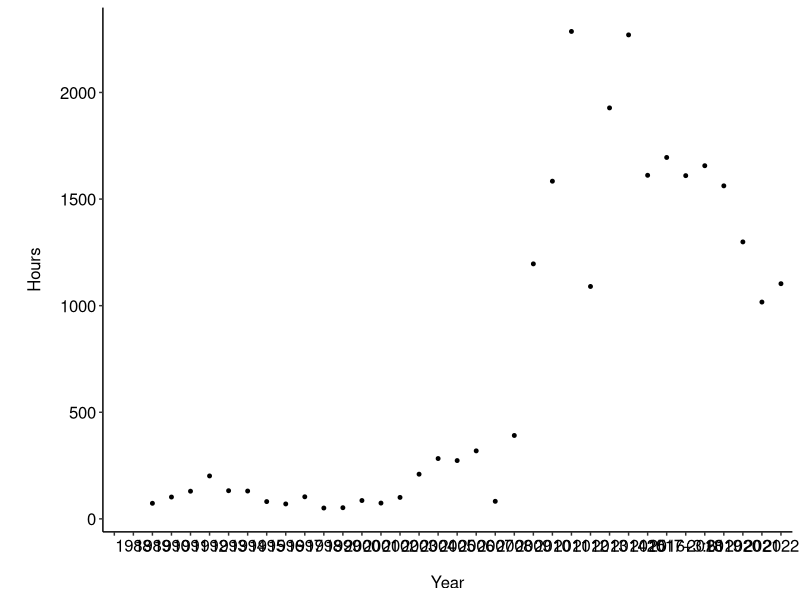
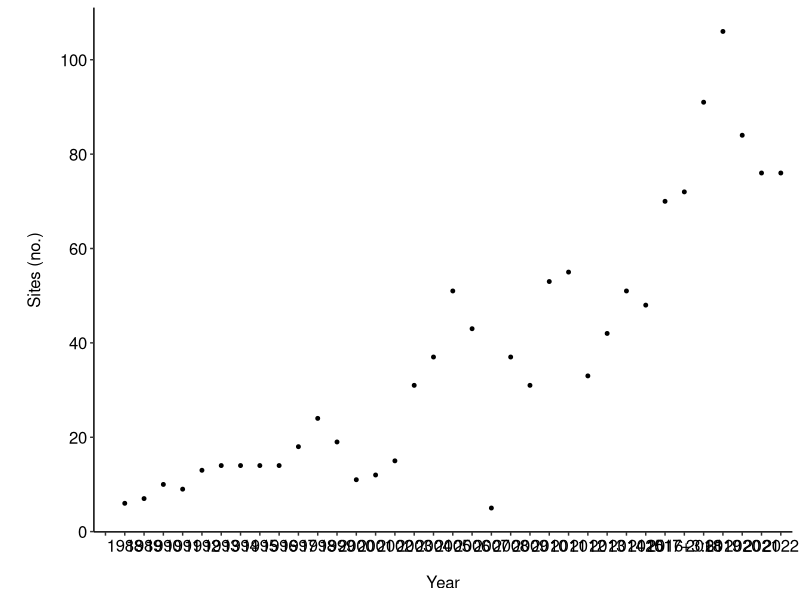
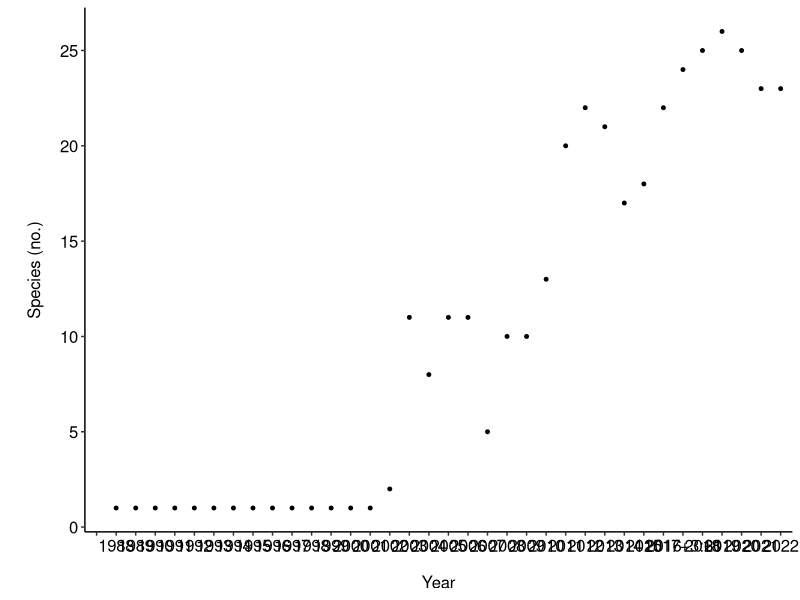

Source code (R) for these figures, in order: (Note: this script raises an error after producing the figures.)
## Plotting of Invasives work started by N. Fisichelli March 2019
## Revised by K. Lima June 2023


#------------------------------------------------#
####           Packages Required              ####
#------------------------------------------------#

library(tidyverse)
library(ggplot2)
library(cowplot)



#------------------------------------------------#
####             Read and Clean               ####
#------------------------------------------------#

T1 <- tibble(read.csv('data/SummaryData22.csv', header = TRUE))

S1 <- tibble(read.csv('data/SpeciesData22ecl.csv', header=TRUE)) %>% 
  filter(Species %in%  c("ALLPET", "BERTHU", "CELORB",
                         "CIRSPP", "FALJAP", "FRAALN",
                         "HERMAN", "LONSPP", "LYTSAL"))



#------------------------------------------------#
####            Plotting/Figures              ####
#------------------------------------------------#


### 4 panel figure - Sites Species Hours Herbicide
## Species
species <- T1 %>% 
  ggplot(aes(x = Year, y = Species)) +
  geom_point(size = 1) + 
  geom_line() + 
  labs(y = "Species (no.)") +
  scale_y_continuous(n.breaks = 6) +
  theme_classic() +
  theme(axis.text = element_text(color = "black", size = "12"),
        axis.title = element_text(color = "black", size = "12"),
        axis.title.x = element_text(margin = margin(0.5, 0, 0, 0, "cm")),
        axis.title.y = element_text(margin = margin(0, 0.4, 0, 0.5, "cm")))

## Sites
sites <- T1 %>% 
  ggplot(aes(x = Year, y = Sites)) +
  geom_point(size = 1) + 
  geom_line() + 
  labs(y = "Sites (no.)") +
  scale_y_continuous(n.breaks = 6) +
  theme_classic() +
  theme(axis.text = element_text(color = "black", size = "12"),
        axis.title = element_text(color = "black", size = "12"),
        axis.title.x = element_text(margin = margin(0.5, 0, 0, 0, "cm")),
        axis.title.y = element_text(margin = margin(0, 0.4, 0, 0.5, "cm")))

## Hours
hours <- T1 %>% 
  ggplot(aes(x = Year, y = Hours)) +
  geom_point(size = 1) + 
  geom_line() + 
  labs(y = "Hours") +
  scale_y_continuous(n.breaks = 6) +
  theme_classic() +
  theme(axis.text = element_text(color = "black", size = "12"),
        axis.title = element_text(color = "black", size = "12"),
        axis.title.x = element_text(margin = margin(0.5, 0, 0, 0, "cm")),
        axis.title.y = element_text(margin = margin(0, 0.4, 0, 0.5, "cm")))

## Herbicide
herbs <- T1 %>% 
  ggplot(aes(x = Year, y = Herbicide)) +
  geom_point(size = 1) + 
  geom_line() + 
  labs(y = "Herbicide (oz)") +
  scale_y_continuous(n.breaks = 6) +
  theme_classic() +
  theme(axis.text = element_text(color = "black", size = "12"),
        axis.title = element_text(color = "black", size = "12"),
        axis.title.x = element_text(margin = margin(0.5, 0, 0, 0, "cm")),
        axis.title.y = element_text(margin = margin(0, 0.4, 0, 0.5, "cm")))

## Create 4 panel figure
plot_grid(species, sites, hours, herbs, nrow = 2, labels = c('a)', 'b)', 'c)', 'd)'), align = "h", label_size = 16)

## Save
ggsave(paste0("outputs/four_panel_figure_", str_replace_all(today(), "-", ""), ".png"),
       height = 6, width = 9, units = "in", dpi = 700)




### Average hours per site
## Calculate and plot
T1 %>%
  mutate(HoursSite = Hours/Sites) %>% 
  ggplot(aes(x = Year, y = HoursSite)) +
  geom_point(size = 1.2) +
  geom_line() +
  labs(y = "Average hours per site") +
  theme_classic() +
  theme(axis.text = element_text(color = "black", size = "12"),
        axis.title = element_text(color = "black", size = "12"),
        axis.title.x = element_text(margin = margin(0.5, 0, 0, 0, "cm")),
        axis.title.y = element_text(margin = margin(0, 0.5, 0, 0, "cm")))

## Save
ggsave(paste0("outputs/avg_hours_", str_replace_all(today(), "-", ""), ".png"),
       height = 4, width = 6, units = "in", dpi = 700)



### Create herbicide per site
## Calculate and plot
T1 %>%
  mutate(HerbSite = Herbicide/Sites) %>% 
  ggplot(aes(x = Year, y = HerbSite)) +
  geom_point(size = 1.2) +
  geom_line() +
  labs(y = "Average herbicide (oz) per site") +
  theme_classic() +
  theme(axis.text = element_text(color = "black", size = "12"),
        axis.title = element_text(color = "black", size = "12"),
        axis.title.x = element_text(margin = margin(0.5, 0, 0, 0, "cm")),
        axis.title.y = element_text(margin = margin(0, 0.5, 0, 0, "cm")))

## Save
ggsave(paste0("outputs/avg_herbicide_", str_replace_all(today(), "-", ""), ".png"),
       height = 4, width = 6, units = "in", dpi = 700)



### Species by Year
## Calculate and plot
T1 %>% 
  ggplot(aes(x = Year, y = Species)) +
  geom_point(size = 1.2) +
  geom_line() +
  labs(y = "Species per year") +
  theme_classic() +
  theme(axis.text = element_text(color = "black", size = "12"),
        axis.title = element_text(color = "black", size = "12"),
        axis.title.x = element_text(margin = margin(0.5, 0, 0, 0, "cm")),
        axis.title.y = element_text(margin = margin(0, 0.5, 0, 0, "cm")))

## Save
ggsave(paste0("outputs/species_year_", str_replace_all(today(), "-", ""), ".png"),
       height = 4, width = 6, units = "in", dpi = 700)



### Herbicide use by Year 
T1 %>% 
  ggplot(aes(x = Year, y = Herbicide)) +
  geom_point(size = 1.2) +
  geom_line() +
  labs(y = "Annual herbicide (oz) useage") +
  theme_classic() +
  theme(axis.text = element_text(color = "black", size = "12"),
        axis.title = element_text(color = "black", size = "12"),
        axis.title.x = element_text(margin = margin(0.5, 0, 0, 0, "cm")),
        axis.title.y = element_text(margin = margin(0, 0.5, 0, 0, "cm")))

## Save
ggsave(paste0("outputs/annual_herbicide_", str_replace_all(today(), "-", ""), ".png"),
       height = 4, width = 6, units = "in", dpi = 700)



### Facet wrapped species by hours
## Plot
S1 %>% 
  ggplot(aes(Year, Hours, group = ScientificName),
       stat = "identity")+
  geom_point(size = 0.5) +
  geom_line() + 
  labs(x = "Year", y = "Hours") +
  facet_wrap(~ScientificName, ncol = 3) + #, scales = "free_y") +
  theme_bw() +
  theme(panel.grid = element_blank(),
        axis.text = element_text(color = "black", size = "8"),
        axis.title = element_text(color = "black", size = "10"),
        axis.title.x = element_text(margin = margin(0.5, 0, 0, 0, "cm")),
        axis.title.y = element_text(margin = margin(0, 0.5, 0, 0, "cm"))) 

## Save
ggsave(paste0("outputs/species_hours_", str_replace_all(today(), "-", ""), ".png"),
              height = 4, width = 6, units = "in", dpi = 700)



### Facet wrapped species by herbicide
## Plot
S1 %>% 
  ggplot(aes(Year, Herbicide, group = ScientificName),
       stat="identity") +
  geom_point(size = 0.5) +
  geom_line() +
  labs(x = "Year", y = "Herbicide (oz)") +
  facet_wrap(~ScientificName, ncol = 3) + #, scales = "free_y")+
  theme_bw() +
  theme(panel.grid = element_blank(),
        axis.text = element_text(color = "black", size = "8"),
        axis.title = element_text(color = "black", size = "10"),
        axis.title.x = element_text(margin = margin(0.5, 0, 0, 0, "cm")),
        axis.title.y = element_text(margin = margin(0, 0.5, 0, 0, "cm"))) 

## Save
ggsave(paste0("outputs/species_herbicide_", str_replace_all(today(), "-", ""), ".png"),
       height = 4, width = 6, units = "in", dpi = 700)



